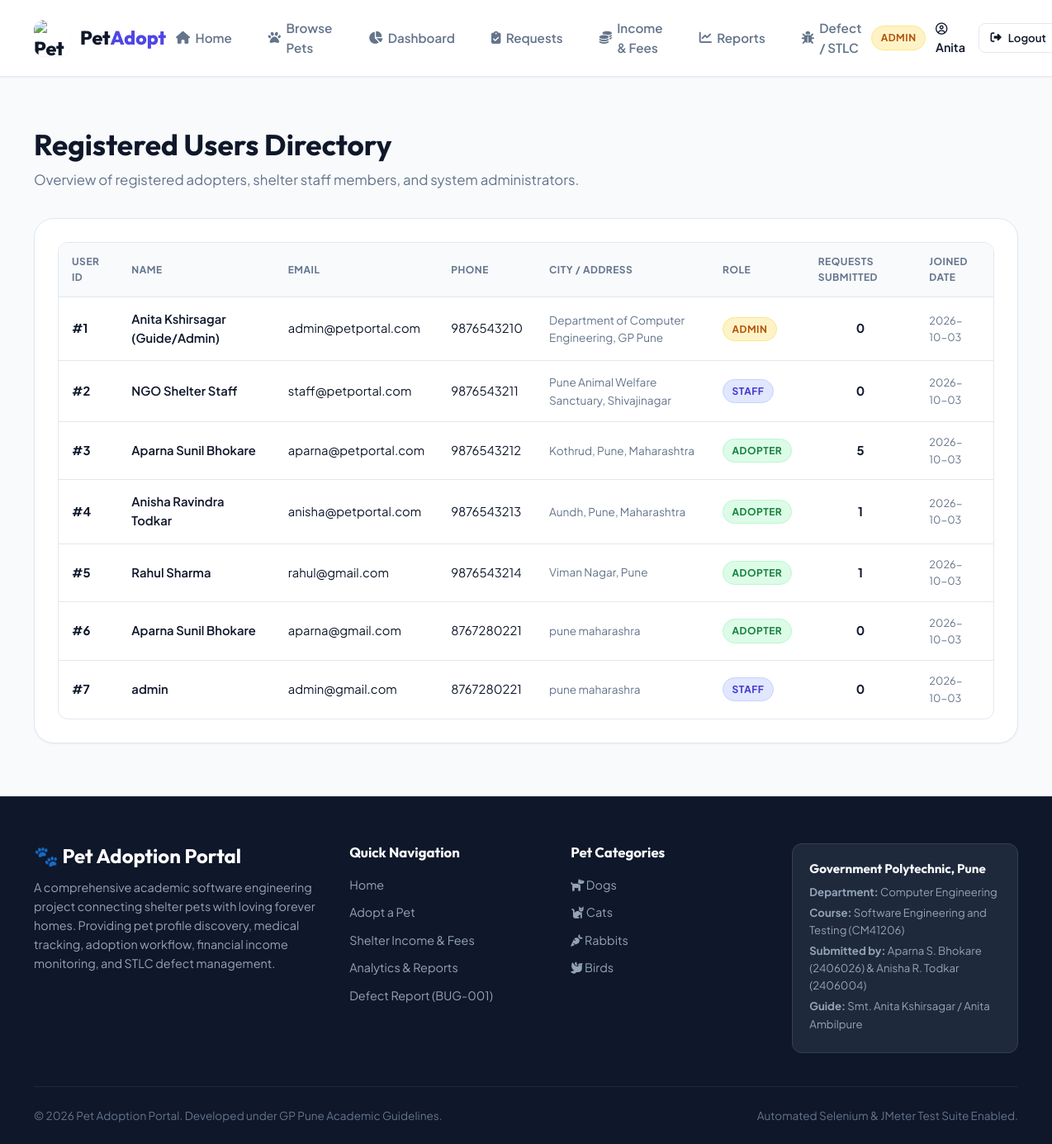
Page /admin/users (signed in) on the committed database.
### tables this page shows
CREATE TABLE users (
        user_id INTEGER PRIMARY KEY AUTOINCREMENT,
        name TEXT NOT NULL,
        email TEXT UNIQUE NOT NULL,
        password_hash TEXT NOT NULL,
        phone TEXT,
        address TEXT,
        role TEXT NOT NULL DEFAULT 'adopter',
        created_at DATETIME DEFAULT CURRENT_TIMESTAMP
    );

CREATE TABLE pet_categories (
        category_id INTEGER PRIMARY KEY AUTOINCREMENT,
        name TEXT UNIQUE NOT NULL,
        description TEXT,
        icon TEXT
    );

### app.py (the view)
@app.route('/admin/users')
@admin_required
def manage_users():
    conn = database.get_db()
    cursor = conn.cursor()
    cursor.execute('''
        SELECT u.*, COUNT(r.request_id) as request_count
        FROM users u
        LEFT JOIN adoption_requests r ON u.user_id = r.user_id
        GROUP BY u.user_id
        ORDER BY u.user_id ASC
    ''')
    users_list = cursor.fetchall()
    conn.close()
    return render_template('users.html', users=users_list)

### app.py (called while the page is built)
def admin_required(f):
    @wraps(f)
    def decorated_function(*args, **kwargs):
        if 'user_id' not in session:
            flash('Please log in to access this page.', 'warning')
            return redirect(url_for('login', next=request.url))
        if session.get('role') != 'admin':
            flash('Administrator privileges required.', 'danger')
            return redirect(url_for('dashboard'))
        return f(*args, **kwargs)
    return decorated_function

@app.context_processor
def inject_global_data():
    conn = database.get_db()
    cursor = conn.cursor()
    cursor.execute("SELECT * FROM pet_categories")
    categories = cursor.fetchall()
    conn.close()
    return {
        'nav_categories': categories,
        'current_year': datetime.now().year,
        'session_user': session.get('name'),
        'session_role': session.get('role')
    }

### database.py (called while the page is built)
def get_db():
    conn = sqlite3.connect(DB_PATH)
    conn.row_factory = sqlite3.Row
    conn.execute("PRAGMA foreign_keys = ON")
    return conn

### templates/users.html (shortened to what this page needs)
{% extends 'base.html' %}
{% block content %}
<div class="container" style="padding-top: 2.5rem; padding-bottom: 4rem;">
    <div style="margin-bottom: 2rem;">
        <h1 style="font-size: 2.2rem; margin-bottom: 0.5rem;">Registered Users Directory</h1>
        <p style="color: var(--text-muted); font-size: 1.05rem;">Overview of registered adopters, shelter staff members, and system administrators.</p>
    </div>
    <div class="card" style="border-radius: var(--radius-xl); padding: 1.75rem;">
        <div class="table-responsive">
            <table class="table">
                <thead>
                    <tr>
                        <th>User ID</th>
                        <th>Name</th>
                        <th>Email</th>
                        <th>Phone</th>
                        <th>City / Address</th>
                        <th>Role</th>
                        <th>Requests Submitted</th>
                        <th>Joined Date</th>
                    </tr>
                </thead>
                <tbody>
                    {% for u in users %}
                        <tr>
                            <td style="font-weight: 700;">#{{ u.user_id }}</td>
                            <td style="font-weight: 600;">{{ u.name }}</td>
                            <td>{{ u.email }}</td>
                            <td>{{ u.phone or 'N/A' }}</td>
                            <td style="font-size: 0.85rem; color: var(--text-muted);">{{ u.address or 'N/A' }}</td>
                            <td>
                                <span class="role-badge {{ u.role }}">{{ u.role }}</span>
                            </td>
                            <td style="font-weight: 700; text-align: center;">{{ u.request_count }}</td>
                            <td style="font-size: 0.8rem; color: var(--text-muted);">{{ u.created_at[:10] }}</td>
                        </tr>
                    {% endfor %}
                </tbody>
            </table>
        </div>
    </div>
</div>
{% endblock %}

### templates/base.html (shortened to what this page needs)
<!DOCTYPE html>
<html lang="en">
<head>
    <link rel="stylesheet" href="https://cdnjs.cloudflare.com/ajax/libs/font-awesome/6.5.1/css/all.min.css">
    <link rel="stylesheet" href="{{ url_for('static', filename='css/style.css') }}">
</head>
<body>
    <header class="navbar">
        <div class="nav-container">
            <a href="{{ url_for('index') }}" class="brand" id="nav-brand">
                <img src="{{ url_for('static', filename='images/logo.jpg') }}" alt="Pet Adoption Portal Logo">
                <span>Pet<span class="highlight">Adopt</span></span>
            </a>
            <nav>
                <ul class="nav-links">
                    <li><a href="{{ url_for('index') }}" class="nav-link {% if request.endpoint == 'index' %}active{% endif %}"><i class="fas fa-home"></i> Home</a></li>
                    <li><a href="{{ url_for('pets') }}" class="nav-link {% if request.endpoint == 'pets' %}active{% endif %}"><i class="fas fa-paw"></i> Browse Pets</a></li>
                    {% if session_user %}
                        {% if session_role in ['admin', 'staff'] %}
                            <li><a href="{{ url_for('dashboard') }}" class="nav-link {% if request.endpoint == 'dashboard' %}active{% endif %}"><i class="fas fa-chart-pie"></i> Dashboard</a></li>
                            <li><a href="{{ url_for('manage_requests') }}" class="nav-link {% if request.endpoint == 'manage_requests' %}active{% endif %}"><i class="fas fa-clipboard-check"></i> Requests</a></li>
                        {% else %}
                            <li><a href="{{ url_for('my_requests') }}" class="nav-link {% if request.endpoint == 'my_requests' %}active{% endif %}"><i class="fas fa-heart"></i> My Requests</a></li>
                        {% endif %}
                        <li><a href="{{ url_for('income') }}" class="nav-link {% if request.endpoint == 'income' %}active{% endif %}"><i class="fas fa-coins"></i> Income & Fees</a></li>
                        <li><a href="{{ url_for('reports') }}" class="nav-link {% if request.endpoint == 'reports' %}active{% endif %}"><i class="fas fa-chart-line"></i> Reports</a></li>
                    {% else %}
                        <li><a href="{{ url_for('income') }}" class="nav-link {% if request.endpoint == 'income' %}active{% endif %}"><i class="fas fa-coins"></i> Financials</a></li>
                    {% endif %}
                    <li><a href="{{ url_for('defect_report') }}" class="nav-link {% if request.endpoint == 'defect_report' %}active{% endif %}"><i class="fas fa-bug"></i> Defect / STLC</a></li>
                </ul>
            </nav>
            <div class="nav-auth">
                {% if session_user %}
                    <span class="role-badge {{ session_role }}">{{ session_role }}</span>
                    <span style="font-weight: 600; font-size: 0.9rem; color: var(--text-main); margin-right: 0.25rem;">
                        <i class="far fa-user-circle"></i> {{ session_user.split(' ')[0] }}
                    </span>
                    <a href="{{ url_for('logout') }}" id="logout-btn" class="btn btn-outline btn-sm"><i class="fas fa-sign-out-alt"></i> Logout</a>
                {% else %}
                    <a href="{{ url_for('login') }}" id="nav-login-btn" class="btn btn-outline btn-sm"><i class="fas fa-sign-in-alt"></i> Login</a>
                    <a href="{{ url_for('register') }}" id="nav-register-btn" class="btn btn-primary btn-sm"><i class="fas fa-user-plus"></i> Register</a>
                {% endif %}
            </div>
        </div>
    </header>
    <main style="flex: 1;">
        {% block content %}{% endblock %}
    </main>
    <footer class="footer">
        <div class="container">
            <div class="footer-grid">
                <div class="footer-brand">
                    <h3>🐾 Pet Adoption Portal</h3>
                    <p>A comprehensive academic software engineering project connecting shelter pets with loving forever homes. Providing pet profile discovery, medical tracking, adoption workflow, financial income monitoring, and STLC defect management.</p>
                </div>
                <div class="footer-col">
                    <h4>Quick Navigation</h4>
                    <ul class="footer-links">
                        <li><a href="{{ url_for('index') }}">Home</a></li>
                        <li><a href="{{ url_for('pets') }}">Adopt a Pet</a></li>
                        <li><a href="{{ url_for('income') }}">Shelter Income & Fees</a></li>
                        <li><a href="{{ url_for('reports') }}">Analytics & Reports</a></li>
                        <li><a href="{{ url_for('defect_report') }}">Defect Report (BUG-001)</a></li>
                    </ul>
                </div>
                <div class="footer-col">
                    <h4>Pet Categories</h4>
                    <ul class="footer-links">
                        {% for cat in nav_categories %}
                            <li><a href="{{ url_for('pets', category=cat.category_id) }}"><i class="fas {{ cat.icon }}"></i> {{ cat.name }}</a></li>
                        {% endfor %}
                    </ul>
                </div>
                <div class="footer-col">
                    <div class="footer-academic-card">
                        <h5>Government Polytechnic, Pune</h5>
                        <p><strong>Department:</strong> Computer Engineering</p>
                        <p><strong>Course:</strong> Software Engineering and Testing (CM41206)</p>
                        <p><strong>Submitted by:</strong> Aparna S. Bhokare (2406026) & Anisha R. Todkar (2406004)</p>
                        <p><strong>Guide:</strong> Smt. Anita Kshirsagar / Anita Ambilpure</p>
                    </div>
                </div>
            </div>
            <div class="footer-bottom">
                <div>&copy; {{ current_year }} Pet Adoption Portal. Developed under GP Pune Academic Guidelines.</div>
                <div>Automated Selenium & JMeter Test Suite Enabled.</div>
            </div>
        </div>
    </footer>
</body>
</html>

### rows in the picture
users: user_id "1", name "Anita Kshirsagar (Guide/Admin)", email "admin@petportal.com", phone "9876543210", address "Department of Computer Engineering, GP Pune", role "ADMIN", request_count "0", created_at "2026-10-03"
users: user_id "2", name "NGO Shelter Staff", email "staff@petportal.com", phone "9876543211", address "Pune Animal Welfare Sanctuary, Shivajinagar", role "STAFF", request_count "0", created_at "2026-10-03"
users: user_id "3", name "Aparna Sunil Bhokare", email "aparna@petportal.com", phone "9876543212", address "Kothrud, Pune, Maharashtra", role "ADOPTER", request_count "5", created_at "2026-10-03"
users: user_id "4", name "Anisha Ravindra Todkar", email "anisha@petportal.com", phone "9876543213", address "Aundh, Pune, Maharashtra", role "ADOPTER", request_count "1", created_at "2026-10-03"
users: user_id "5", name "Rahul Sharma", email "rahul@gmail.com", phone "9876543214", address "Viman Nagar, Pune", role "ADOPTER", request_count "1", created_at "2026-10-03"
users: user_id "6", name "Aparna Sunil Bhokare", email "aparna@gmail.com", phone "8767280221", address "pune maharashra", role "ADOPTER", request_count "0", created_at "2026-10-03"
users: user_id "7", name "admin", email "admin@gmail.com", phone "8767280221", address "pune maharashra", role "STAFF", request_count "0", created_at "2026-10-03"
pet_categories: name "Dogs"
pet_categories: name "Cats"
pet_categories: name "Rabbits"
pet_categories: name "Birds"

### other values in the picture
{{ session_role }} "ADMIN"
{{ session_user.split(' ')[0] }} "Anita"
